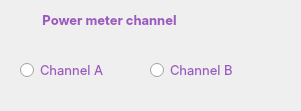
          <widget class="QWidget" name="powermeterChannelField_2" native="true">
           <property name="geometry">
            <rect>
             <x>10</x>
             <y>140</y>
             <width>301</width>
             <height>111</height>
            </rect>
           </property>
           <property name="font">
            <font>
             <kerning>false</kerning>
            </font>
           </property>
           <property name="styleSheet">
            <string notr="true">#powermeterChannelField_2{
border-style: outset;
 border-width: 2px;
border-radius: 10px;
 border-color: #9D59BF;
}

</string>
           </property>
           <widget class="QLabel" name="label_powermeterChannel">
            <property name="geometry">
             <rect>
              <x>20</x>
              <y>0</y>
              <width>179</width>
              <height>41</height>
             </rect>
            </property>
            <property name="font">
             <font>
              <family>Inter</family>
              <pointsize>10</pointsize>
              <weight>75</weight>
              <bold>true</bold>
             </font>
            </property>
            <property name="styleSheet">
             <string notr="true">color:#9D59BF;</string>
            </property>
            <property name="text">
             <string>Power meter channel</string>
            </property>
            <property name="alignment">
             <set>Qt::AlignCenter</set>
            </property>
           </widget>
           <widget class="QRadioButton" name="radioButton_channelA_3">
            <property name="geometry">
             <rect>
              <x>20</x>
              <y>60</y>
              <width>121</width>
              <height>20</height>
             </rect>
            </property>
            <property name="font">
             <font>
              <family>Inter</family>
              <pointsize>10</pointsize>
             </font>
            </property>
            <property name="styleSheet">
             <string notr="true">color:#9D59BF;
</string>
            </property>
            <property name="text">
             <string>Channel A</string>
            </property>
           </widget>
           <widget class="QRadioButton" name="radioButton_channelB_3">
            <property name="geometry">
             <rect>
              <x>150</x>
              <y>60</y>
              <width>121</width>
              <height>20</height>
             </rect>
            </property>
            <property name="font">
             <font>
              <family>Inter</family>
              <pointsize>10</pointsize>
             </font>
            </property>
            <property name="styleSheet">
             <string notr="true">color:#9D59BF;
</string>
            </property>
            <property name="text">
             <string>Channel B</string>
            </property>
           </widget>
          </widget>
